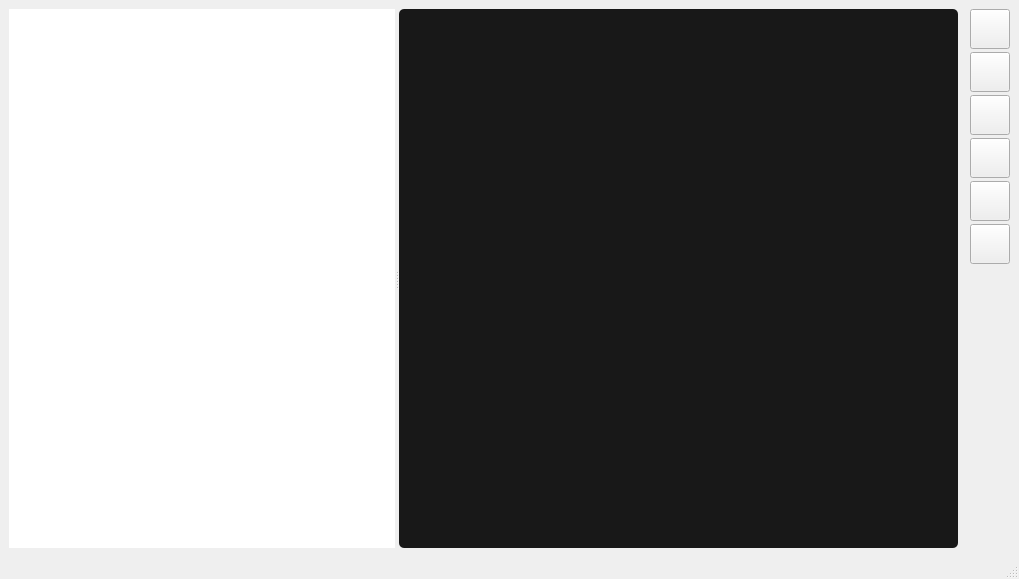
<?xml version="1.0" encoding="UTF-8"?>
<ui version="4.0">
 <class>MainWindow</class>
 <widget class="QMainWindow" name="MainWindow">
  <property name="geometry">
   <rect>
    <x>0</x>
    <y>0</y>
    <width>1019</width>
    <height>579</height>
   </rect>
  </property>
  <property name="sizePolicy">
   <sizepolicy hsizetype="Maximum" vsizetype="Maximum">
    <horstretch>0</horstretch>
    <verstretch>0</verstretch>
   </sizepolicy>
  </property>
  <property name="minimumSize">
   <size>
    <width>800</width>
    <height>400</height>
   </size>
  </property>
  <property name="baseSize">
   <size>
    <width>1100</width>
    <height>600</height>
   </size>
  </property>
  <property name="windowTitle">
   <string>MainWindow</string>
  </property>
  <property name="styleSheet">
   <string notr="true"/>
  </property>
  <widget class="QWidget" name="centralwidget">
   <layout class="QGridLayout" name="gridLayout">
    <item row="0" column="1">
     <widget class="QFrame" name="frame">
      <property name="enabled">
       <bool>true</bool>
      </property>
      <property name="sizePolicy">
       <sizepolicy hsizetype="Fixed" vsizetype="Preferred">
        <horstretch>40</horstretch>
        <verstretch>0</verstretch>
       </sizepolicy>
      </property>
      <property name="minimumSize">
       <size>
        <width>40</width>
        <height>0</height>
       </size>
      </property>
      <property name="frameShape">
       <enum>QFrame::NoFrame</enum>
      </property>
      <property name="frameShadow">
       <enum>QFrame::Raised</enum>
      </property>
      <property name="lineWidth">
       <number>0</number>
      </property>
      <layout class="QGridLayout" name="gridLayout_3">
       <property name="leftMargin">
        <number>6</number>
       </property>
       <property name="topMargin">
        <number>0</number>
       </property>
       <property name="rightMargin">
        <number>0</number>
       </property>
       <property name="bottomMargin">
        <number>0</number>
       </property>
       <property name="horizontalSpacing">
        <number>0</number>
       </property>
       <property name="verticalSpacing">
        <number>3</number>
       </property>
       <item row="5" column="0">
        <widget class="QPushButton" name="pB_fileSaveAs">
         <property name="sizePolicy">
          <sizepolicy hsizetype="Minimum" vsizetype="Minimum">
           <horstretch>0</horstretch>
           <verstretch>0</verstretch>
          </sizepolicy>
         </property>
         <property name="minimumSize">
          <size>
           <width>40</width>
           <height>40</height>
          </size>
         </property>
         <property name="maximumSize">
          <size>
           <width>40</width>
           <height>16777215</height>
          </size>
         </property>
         <property name="toolTip">
          <string>Save file as</string>
         </property>
         <property name="text">
          <string/>
         </property>
         <property name="icon">
          <iconset resource="resources/resources.qrc">
           <normaloff>:/resources/icons/fileIcons/save_as_file.png</normaloff>:/resources/icons/fileIcons/save_as_file.png</iconset>
         </property>
         <property name="iconSize">
          <size>
           <width>32</width>
           <height>32</height>
          </size>
         </property>
        </widget>
       </item>
       <item row="1" column="0">
        <widget class="QPushButton" name="pB_fileOpen">
         <property name="minimumSize">
          <size>
           <width>40</width>
           <height>40</height>
          </size>
         </property>
         <property name="maximumSize">
          <size>
           <width>40</width>
           <height>16777215</height>
          </size>
         </property>
         <property name="toolTip">
          <string>Open file</string>
         </property>
         <property name="text">
          <string/>
         </property>
         <property name="icon">
          <iconset resource="resources/resources.qrc">
           <normaloff>:/resources/icons/fileIcons/open_file.png</normaloff>:/resources/icons/fileIcons/open_file.png</iconset>
         </property>
         <property name="iconSize">
          <size>
           <width>32</width>
           <height>32</height>
          </size>
         </property>
        </widget>
       </item>
       <item row="2" column="0">
        <widget class="QPushButton" name="pB_fileSave">
         <property name="sizePolicy">
          <sizepolicy hsizetype="Minimum" vsizetype="Minimum">
           <horstretch>0</horstretch>
           <verstretch>0</verstretch>
          </sizepolicy>
         </property>
         <property name="minimumSize">
          <size>
           <width>40</width>
           <height>40</height>
          </size>
         </property>
         <property name="maximumSize">
          <size>
           <width>40</width>
           <height>16777215</height>
          </size>
         </property>
         <property name="toolTip">
          <string>Save file</string>
         </property>
         <property name="text">
          <string/>
         </property>
         <property name="icon">
          <iconset resource="resources/resources.qrc">
           <normaloff>:/resources/icons/fileIcons/save_file.png</normaloff>:/resources/icons/fileIcons/save_file.png</iconset>
         </property>
         <property name="iconSize">
          <size>
           <width>32</width>
           <height>32</height>
          </size>
         </property>
        </widget>
       </item>
       <item row="0" column="0">
        <widget class="QPushButton" name="pB_fileCreate">
         <property name="sizePolicy">
          <sizepolicy hsizetype="Minimum" vsizetype="Minimum">
           <horstretch>0</horstretch>
           <verstretch>0</verstretch>
          </sizepolicy>
         </property>
         <property name="minimumSize">
          <size>
           <width>40</width>
           <height>40</height>
          </size>
         </property>
         <property name="maximumSize">
          <size>
           <width>40</width>
           <height>16777215</height>
          </size>
         </property>
         <property name="toolTip">
          <string>New file</string>
         </property>
         <property name="text">
          <string/>
         </property>
         <property name="icon">
          <iconset resource="resources/resources.qrc">
           <normaloff>:/resources/icons/fileIcons/new_file.png</normaloff>:/resources/icons/fileIcons/new_file.png</iconset>
         </property>
         <property name="iconSize">
          <size>
           <width>32</width>
           <height>32</height>
          </size>
         </property>
        </widget>
       </item>
       <item row="6" column="0">
        <widget class="QPushButton" name="pB_fileClose">
         <property name="sizePolicy">
          <sizepolicy hsizetype="Minimum" vsizetype="Minimum">
           <horstretch>0</horstretch>
           <verstretch>0</verstretch>
          </sizepolicy>
         </property>
         <property name="minimumSize">
          <size>
           <width>40</width>
           <height>40</height>
          </size>
         </property>
         <property name="maximumSize">
          <size>
           <width>40</width>
           <height>16777215</height>
          </size>
         </property>
         <property name="toolTip">
          <string>Close file</string>
         </property>
         <property name="text">
          <string/>
         </property>
         <property name="icon">
          <iconset resource="resources/resources.qrc">
           <normaloff>:/resources/icons/fileIcons/close_file.png</normaloff>:/resources/icons/fileIcons/close_file.png</iconset>
         </property>
         <property name="iconSize">
          <size>
           <width>32</width>
           <height>32</height>
          </size>
         </property>
        </widget>
       </item>
       <item row="8" column="0">
        <spacer name="verticalSpacer">
         <property name="orientation">
          <enum>Qt::Vertical</enum>
         </property>
         <property name="sizeHint" stdset="0">
          <size>
           <width>20</width>
           <height>40</height>
          </size>
         </property>
        </spacer>
       </item>
       <item row="7" column="0">
        <widget class="QPushButton" name="pB_fileSearch">
         <property name="sizePolicy">
          <sizepolicy hsizetype="Minimum" vsizetype="Minimum">
           <horstretch>0</horstretch>
           <verstretch>0</verstretch>
          </sizepolicy>
         </property>
         <property name="minimumSize">
          <size>
           <width>40</width>
           <height>40</height>
          </size>
         </property>
         <property name="maximumSize">
          <size>
           <width>40</width>
           <height>40</height>
          </size>
         </property>
         <property name="toolTip">
          <string>Search in file</string>
         </property>
         <property name="text">
          <string/>
         </property>
         <property name="icon">
          <iconset resource="resources/resources.qrc">
           <normaloff>:/resources/icons/search.png</normaloff>:/resources/icons/search.png</iconset>
         </property>
         <property name="iconSize">
          <size>
           <width>32</width>
           <height>32</height>
          </size>
         </property>
        </widget>
       </item>
      </layout>
     </widget>
    </item>
    <item row="0" column="0">
     <widget class="QSplitter" name="splitter">
      <property name="orientation">
       <enum>Qt::Horizontal</enum>
      </property>
      <property name="childrenCollapsible">
       <bool>false</bool>
      </property>
      <widget class="QTreeView" name="tV_directories">
       <property name="sizePolicy">
        <sizepolicy hsizetype="Maximum" vsizetype="Preferred">
         <horstretch>0</horstretch>
         <verstretch>0</verstretch>
        </sizepolicy>
       </property>
       <property name="minimumSize">
        <size>
         <width>350</width>
         <height>0</height>
        </size>
       </property>
       <property name="baseSize">
        <size>
         <width>300</width>
         <height>0</height>
        </size>
       </property>
       <property name="font">
        <font>
         <family>Consolas</family>
         <pointsize>10</pointsize>
        </font>
       </property>
       <property name="frameShape">
        <enum>QFrame::NoFrame</enum>
       </property>
       <property name="lineWidth">
        <number>1</number>
       </property>
       <property name="horizontalScrollBarPolicy">
        <enum>Qt::ScrollBarAlwaysOff</enum>
       </property>
       <property name="showDropIndicator" stdset="0">
        <bool>false</bool>
       </property>
       <property name="dragEnabled">
        <bool>false</bool>
       </property>
       <property name="dragDropOverwriteMode">
        <bool>false</bool>
       </property>
       <property name="dragDropMode">
        <enum>QAbstractItemView::NoDragDrop</enum>
       </property>
       <property name="defaultDropAction">
        <enum>Qt::IgnoreAction</enum>
       </property>
      </widget>
      <widget class="QFrame" name="frame_editor">
       <property name="minimumSize">
        <size>
         <width>370</width>
         <height>0</height>
        </size>
       </property>
       <property name="baseSize">
        <size>
         <width>0</width>
         <height>0</height>
        </size>
       </property>
       <property name="styleSheet">
        <string notr="true">    background-color: rgb(24, 24, 24);
border-radius: 5px
</string>
       </property>
       <property name="frameShape">
        <enum>QFrame::StyledPanel</enum>
       </property>
       <property name="frameShadow">
        <enum>QFrame::Raised</enum>
       </property>
      </widget>
     </widget>
    </item>
   </layout>
  </widget>
  <widget class="QMenuBar" name="menubar">
   <property name="geometry">
    <rect>
     <x>0</x>
     <y>0</y>
     <width>1019</width>
     <height>21</height>
    </rect>
   </property>
  </widget>
  <widget class="QStatusBar" name="statusbar"/>
 </widget>
 <resources>
  <include location="resources/resources.qrc"/>
 </resources>
 <connections/>
</ui>
